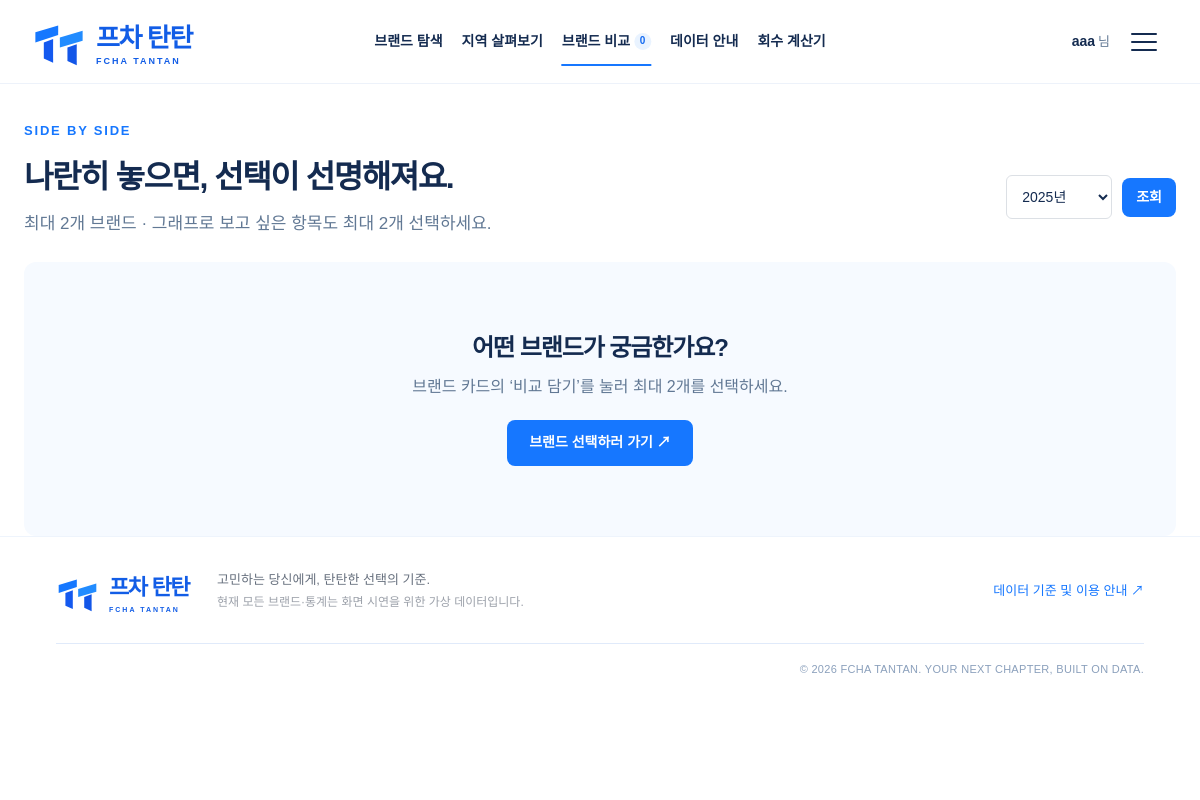
Page /brands/bcompare/ (signed in) on the earlier database version.
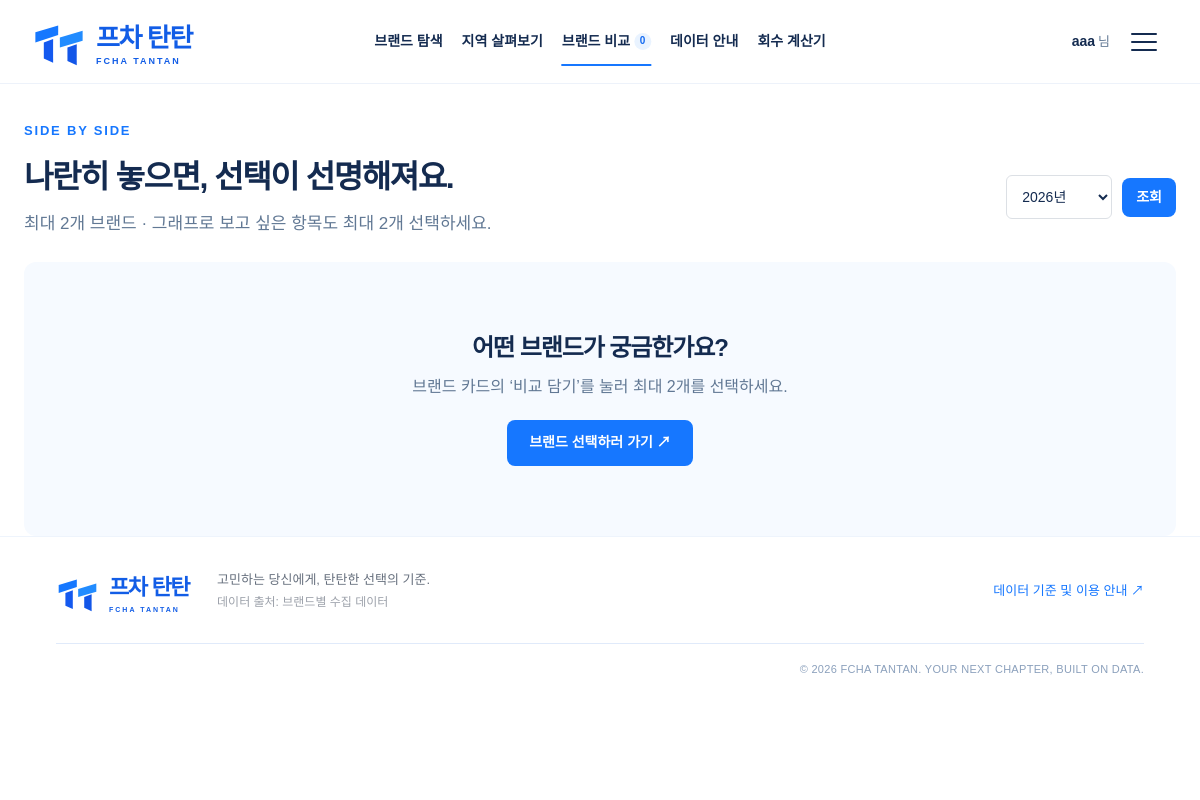
Same page on the later database version.
### brands/models.py (models this page shows, shortened)
class AnnualStat(models.Model):
    brand = models.ForeignKey(Brand,on_delete=models.CASCADE,related_name='annual_stats')
    year = models.PositiveSmallIntegerField()
    stores = models.PositiveIntegerField(null=True,blank=True)
    direct_stores = models.PositiveIntegerField(null=True, blank=True) #추가
    total_stores = models.PositiveIntegerField(null=True, blank=True) #추가
    opened = models.PositiveIntegerField(null=True,blank=True)
    closed = models.PositiveIntegerField(null=True,blank=True)
    annual_sales_krw = models.PositiveBigIntegerField(null=True,blank=True)
    source_label = models.CharField(max_length=200)
    source_url = models.URLField(blank=True)
    updated_at = models.DateField(auto_now=True)
    class Meta:
        constraints = [models.UniqueConstraint(fields=['brand','year'],name='unique_brand_year')]
        ordering = ['year']

### brands/views.py (the view, shortened to what this page needs)
# urls.py: path('bcompare/', views.bcompare, name='bcompare'),
@login_required
@require_GET
def bcompare(request):
    context = context_for(request)
    rows = selected_rows(context)
    startup_cost_totals = []
    comparisons = [
        ('연말 매장 수', [r['stores'] for r in rows], '개'),
        ('연간 신규 개업', [r['stat'].opened if r['stat'] else None for r in rows], '개'),
        ('연간 폐업', [r['stat'].closed if r['stat'] else None for r in rows], '개'),
        ('평균 월 매출', [r['monthly'] for r in rows], '만원'),
        ('창업비용 (만원)', startup_cost_totals, '만원'),
        ('평당 평균 연매출', [r['per_pyeong_annual'] for r in rows], '만원/평·년'),
        ('평당 평균 월매출', [r['per_pyeong_monthly'] for r in rows], '만원/평·월'),
        ('기준 면적 환산 월매출', [r['reference_per_pyeong'] for r in rows], '만원/평·월'),
        ('기준 면적', [r['brand'].area_sqm for r in rows], '㎡'),
    ]
    comparisons += [(f'{name} 매장 수', [r['region_counts'].get(name) for r in rows], '개') for name in REGIONS]
    metrics = [{'id': str(i), 'label': label, 'values': values, 'unit': unit} for i, (label, values, unit) in enumerate(comparisons)]
    context.update(page='compare', rows=rows, comparisons=comparisons, comparison_metrics=metrics,
                comparison_data={'brands': [r['brand'].name for r in rows], 'metrics': metrics})
    return render(request, 'bcompare.html', context)

### brands/views.py (called while the page is built)
def visible_brands():
    qs = Brand.objects.all()
    if qs.filter(is_demo=False).exists():
        qs = qs.filter(is_demo=False)
    return qs.prefetch_related('annual_stats__regional_stats').order_by('id')

def selected_rows(context):
    rows = []
    for brand in context['compare_brands']:
        rows.append(brand_row(brand, context['year']))
    return rows

### brands/templates/bcompare.html (shortened to what this page needs)
{% extends 'base.html' %}{% load static brand_format %}{% block title %}브랜드 비교 | 프차 탄탄{% endblock %}
{% block content %}<div class="container comparison-section"><div class="page-header"><span class="eyebrow">SIDE BY SIDE</span><div class="page-title-row"><div><h1>나란히 놓으면, 선택이 선명해져요.</h1><p>최대 2개 브랜드 · 그래프로 보고 싶은 항목도 최대 2개 선택하세요.</p></div><form class="page-tools year-form" method="get">{% include 'includes/year_select.html' %}<button class="button small">조회</button></form></div></div>
{% if rows %}<div class="compare-layout"><section class="compare-main"><div class="compare-actions"><span class="muted">{{ rows|length }}/2개 선택 · {{ year }}년 전국 기준</span><div class="page-tools"><a class="button outline small" href="{% url 'brands:compare_csv' %}?year={{ year }}">CSV ↓</a><a class="button small" href="{% url 'brands:blist' %}?year={{ year }}">브랜드 선택</a></div></div>
{% if rows|length < 2 %}<p class="notice">브랜드를 하나 더 담으면 두 브랜드의 차이를 그래프로 볼 수 있어요.</p>{% endif %}
<div class="table-wrap"><table class="compare-table"><thead><tr><th scope="col">비교 항목<br><small>선택하면 그래프에 표시</small></th>{% for row in rows %}<th scope="col">{% with image='images/'|add:row.brand.image %}<img src="{% static image %}" alt="{{ row.brand.category }} 참고 사진">{% endwith %}<h3><a href="{% url 'brands:bview' row.brand.slug %}?year={{ year }}">{{ row.brand.name }} ↗</a></h3><p>{{ row.brand.category }}</p>{% include 'includes/compare_button.html' with brand=row.brand %}</th>{% endfor %}</tr></thead><tbody>
{% for metric in comparison_metrics %}<tr><th scope="row"><label class="metric-choice"><input type="checkbox" name="metric" value="{{ metric.id }}" {% if metric.id == '3' or metric.id == '4' %}checked{% endif %}>{{ metric.label }}</label></th>{% for value in metric.values %}<td><span class="big-number">{{ value|number }}</span>{% if value != None %}<small class="metric-unit">{{ metric.unit }}</small>{% endif %}</td>{% endfor %}</tr>{% endfor %}</tbody></table></div><p class="data-note">평균 월 매출은 연매출 ÷ 12 환산값이며 예상 수익이 아닙니다. 기준 면적은 비용 견적용 면적입니다. 평당 공시 매출은 확인된 원자료가 있을 때만 표시합니다.<br>{% if is_demo %}브랜드와 모든 수치는 시연용 가상 데이터입니다.{% else %}출처: {{ source_label }}{% endif %}</p></section>
<aside class="chart-sidebar" aria-label="선택 항목 비교 그래프"><div class="sticky-charts"><span class="eyebrow">COMPARE AT A GLANCE</span><h2>선택한 항목 비교</h2><p class="subtitle">항목별 단위와 눈금을 따로 표시합니다.</p><p id="metric-feedback" role="status" aria-live="polite"></p><div id="comparison-charts"></div><noscript><p>그래프를 보려면 JavaScript를 켜주세요. 왼쪽 표의 데이터는 그대로 확인할 수 있습니다.</p></noscript><a class="text-link" href="{% url 'brands:calculator' %}?brand={{ rows.0.brand.slug }}&year={{ year }}">투자금 회수 기간 계산하기 ↗</a></div></aside></div>
{{ comparison_data|json_script:'comparison-data' }}{% else %}<div class="empty"><h2>어떤 브랜드가 궁금한가요?</h2><p>브랜드 카드의 ‘비교 담기’를 눌러 최대 2개를 선택하세요.</p><a class="button" href="{% url 'brands:blist' %}">브랜드 선택하러 가기 ↗</a></div>{% endif %}</div>{% endblock %}

### brands/templates/base.html (shortened to what this page needs)
{% load static %}<!doctype html><html lang="ko"><head>
<link rel="stylesheet" href="{% static 'css/style.css' %}"><link rel="stylesheet" href="{% static 'css/django.css' %}"><link rel="stylesheet" href="{% static 'css/renewal.css' %}?v=20261021-3">
<script src="{% static 'js/common.js' %}?v=20261021-3" defer></script>{% block head %}{% endblock %}</head><body>
<header class="header"><div class="nav-wrap">
<a href="{% url 'home:index' %}" class="logo" aria-label="프차 탄탄 홈">{% include 'includes/logo.html' %}</a>
<nav class="gnb" aria-label="주 메뉴">
<a href="{% url 'brands:blist' %}?year={{ year }}" {% if page == 'home' or page == 'list' or page == 'detail' %}class="active" aria-current="page"{% endif %}>브랜드 탐색</a>
<a href="{% url 'brands:bregion' %}?year={{ year }}" {% if page == 'regions' %}class="active" aria-current="page"{% endif %}>지역 살펴보기</a>
<a href="{% url 'brands:bcompare' %}?year={{ year }}" {% if page == 'compare' %}class="active" aria-current="page"{% endif %}>브랜드 비교 <span id="compare-count">{{ compare_ids|length }}</span></a>
<a href="{% url 'brands:guide' %}" {% if page == 'guide' %}class="active" aria-current="page"{% endif %}>데이터 안내</a>
<a href="{% url 'brands:calculator' %}?year={{ year }}" {% if page == 'calculator' %}class="active" aria-current="page"{% endif %}>회수 계산기</a>
</nav>
<div class="account-menu" data-account-menu>{% if request.user.is_authenticated %}<span class="header-nickname"><b>{{ request.user.first_name|default:request.user.username }}</b><span>님</span></span>{% endif %}<button class="menu-trigger" type="button" aria-label="회원 메뉴 열기" aria-controls="account-panel" aria-expanded="false"><span></span><span></span><span></span></button>
</div></div></header>
<main id="main" tabindex="-1">{% if messages %}<div class="container" role="status">{% for message in messages %}<p class="notice">{{ message }}</p>{% endfor %}</div>{% endif %}{% block content %}{% endblock %}</main>
<footer><div class="footer-inner"><a class="logo" href="{% url 'home:index' %}">{% include 'includes/logo.html' %}</a><p>고민하는 당신에게, 탄탄한 선택의 기준.<br><small>{% if is_demo %}현재 모든 브랜드·통계는 화면 시연을 위한 가상 데이터입니다.{% else %}데이터 출처: {{ source_label }}{% endif %}</small></p><a href="{% url 'brands:guide' %}">데이터 기준 및 이용 안내 ↗</a></div><div class="copyright">© 2026 FCHA TANTAN. YOUR NEXT CHAPTER, BUILT ON DATA.</div></footer>
{% block scripts %}{% endblock %}</body></html>

Differences in the rows shown:
added AnnualStat: source_label "브랜드별 수집 데이터"
Other differences:
form field year: "2025년" → "2026년"
text no longer shown: "현재 모든 브랜드·통계는 화면 시연을 위한 가상 데이터입니다."
text now shown: "데이터 출처:"
